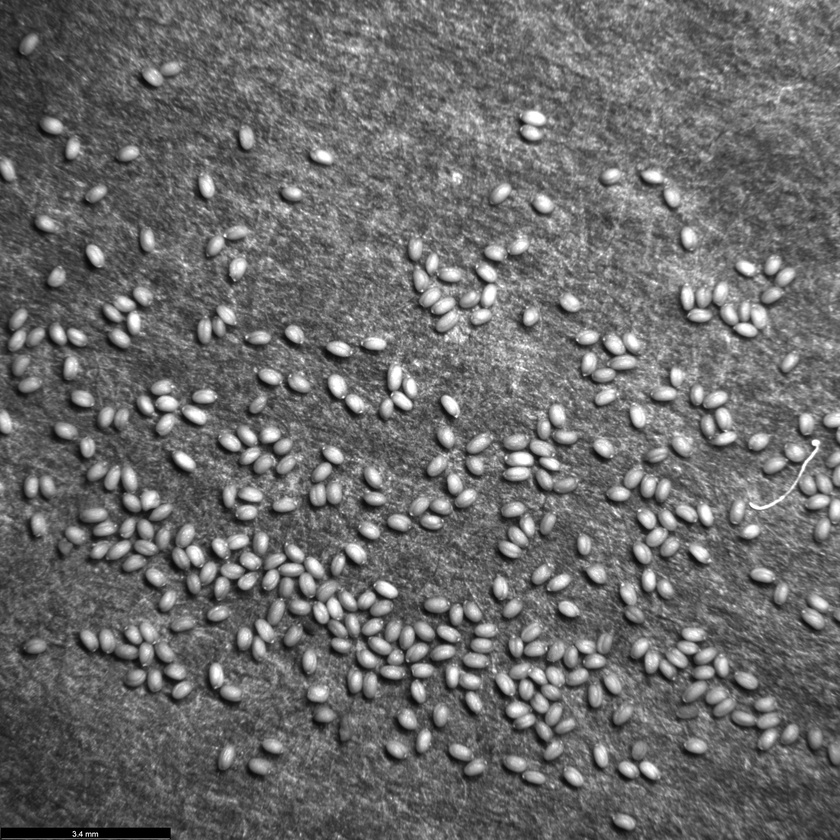
#> input picture images/VZ254_Brightfield.jpg, 840 x 840 px, shrunk from 2048 x 2048 before the run, given in place of VZ254_Brightfield.tif, which was not available
$ python bg_pre.py
#> lines starting #> are read from the running program, lines starting #| are printed output that depends on the picture; after the words box and inside, x2 and y2 are one past the last pixel; in counts of white or black regions, pixels touching at a corner belong together; pictures that were not available may be replaced by others from this repository, and a replacement may not be noted
import cv2
import numpy as np
from skimage.measure import label, regionprops
import matplotlib.pyplot as plt

def count_seeds(image_path):
    # Load the image
#> called with image_path = 'images/VZ254_Brightfield.tif'
    image = cv2.imread(image_path, cv2.IMREAD_GRAYSCALE)
#> image is the input picture: shape (840, 840); min 0, max 255, mean 107.5

    # Adaptive thresholding to segment objects
    thresh = cv2.adaptiveThreshold(image,255,cv2.ADAPTIVE_THRESH_GAUSSIAN_C,\
            cv2.THRESH_BINARY,11,2)
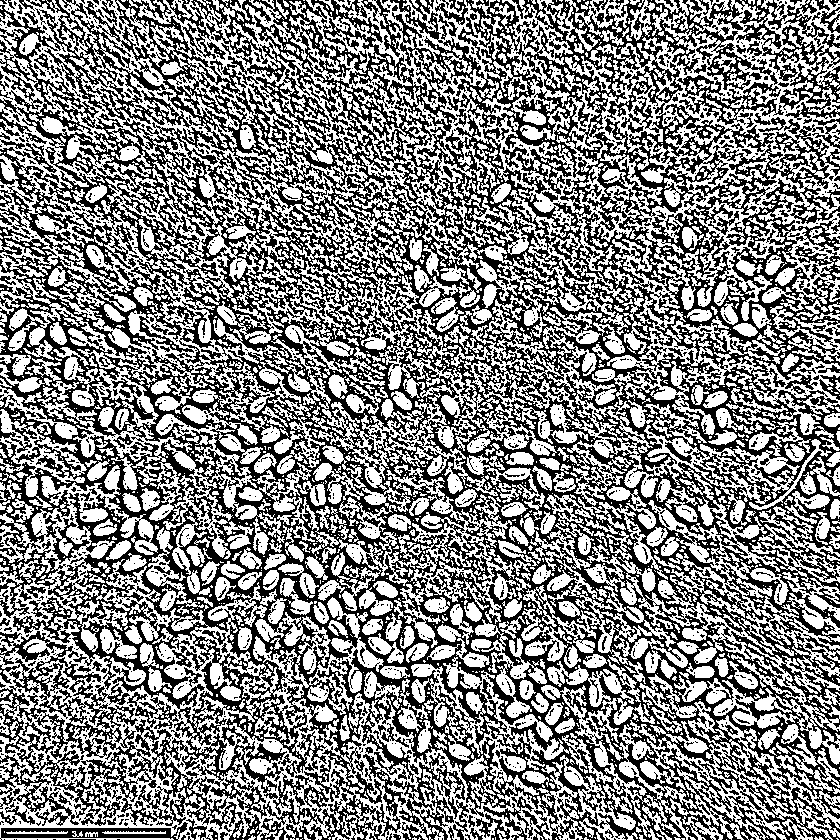
#> thresh: shape (840, 840); 51.8% white; 2221 black regions (1944 under 20 px), largest, box (x1, y1, x2, y2) and area: (0, 0, 840, 840) 306170, (735, 0, 840, 120) 4001, (677, 75, 784, 125) 1638

    # Morphological operations to remove noise
    kernel = np.ones((3,3),np.uint8)
    opening = cv2.morphologyEx(thresh, cv2.MORPH_OPEN, kernel, iterations = 2)
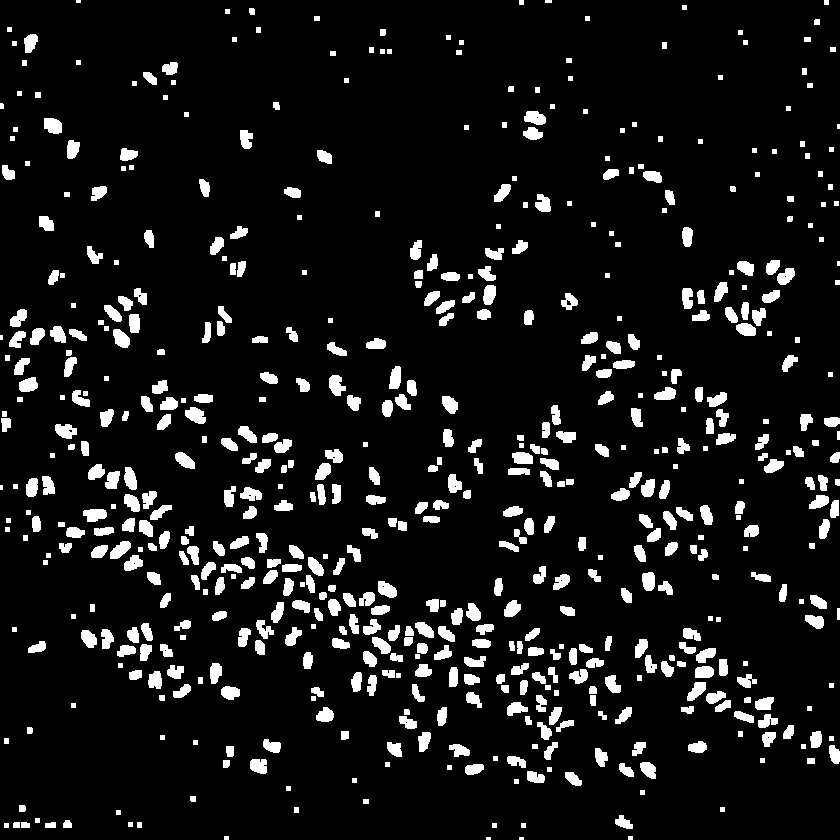
#> opening: shape (840, 840); 8.8% white; 606 white regions (7 under 20 px), largest, box (x1, y1, x2, y2) and area: (185, 407, 206, 424) 246, (329, 375, 346, 396) 244, (83, 509, 107, 522) 243

    # Sure background area
    sure_bg = cv2.dilate(opening,kernel,iterations=3)
#> sure_bg: shape (840, 840); 22.1% white; 300 white regions, largest, box (x1, y1, x2, y2) and area: (176, 523, 497, 699) 18752, (632, 625, 781, 750) 6216, (85, 461, 175, 588) 5430

    # Finding sure foreground area
    dist_transform = cv2.distanceTransform(opening,cv2.DIST_L2,5)
    ret, sure_fg = cv2.threshold(dist_transform,0.7*dist_transform.max(),255,0)
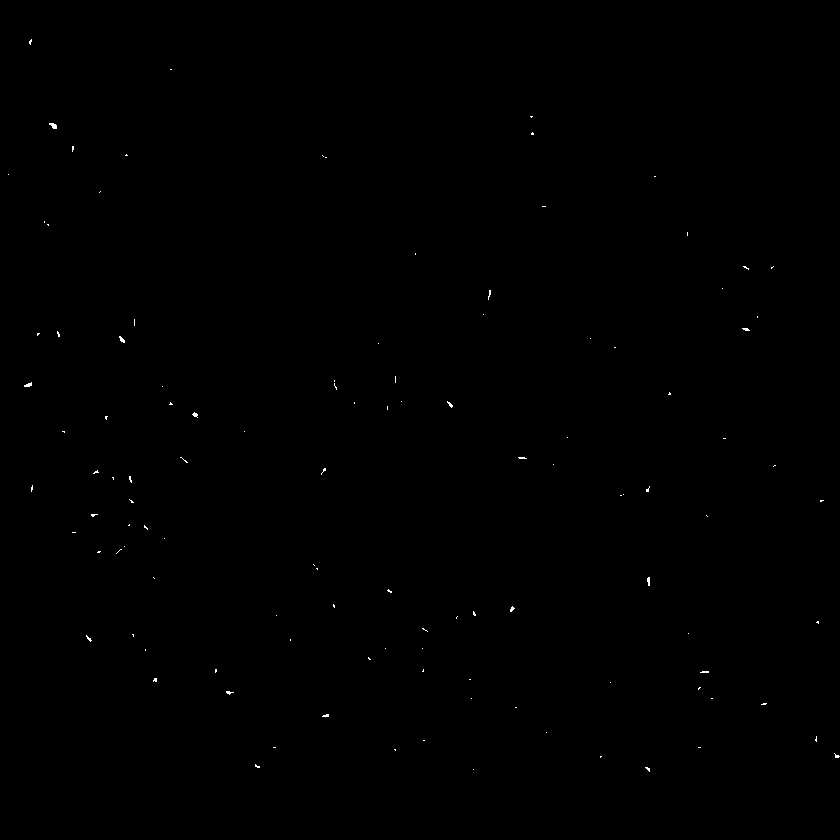
#> sure_fg: shape (840, 840) float32; 0.11% white in thin lines or dots, all inside (x1, y1, x2, y2) = (8, 39, 840, 772)
#> ret = 5.18

    # Finding unknown region
    sure_fg = np.uint8(sure_fg)
    unknown = cv2.subtract(sure_bg,sure_fg)
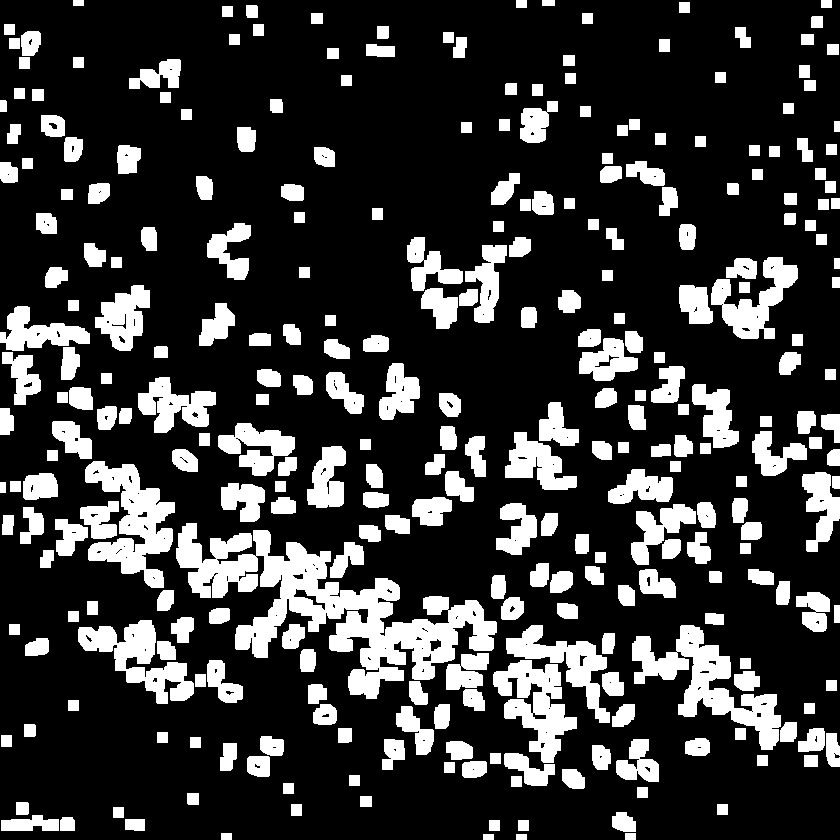
#> unknown: shape (840, 840); 22% white; 300 white regions, largest, box (x1, y1, x2, y2) and area: (176, 523, 497, 699) 18699, (632, 625, 781, 750) 6183, (85, 461, 175, 588) 5366

    # Marker labelling
    ret, markers = cv2.connectedComponents(sure_fg)
#> markers: shape (840, 840) int32; 116 distinct labels, from 0 to 115
#> ret = 116

    # Add one to all labels so that sure background is not 0, but 1
    markers = markers+1
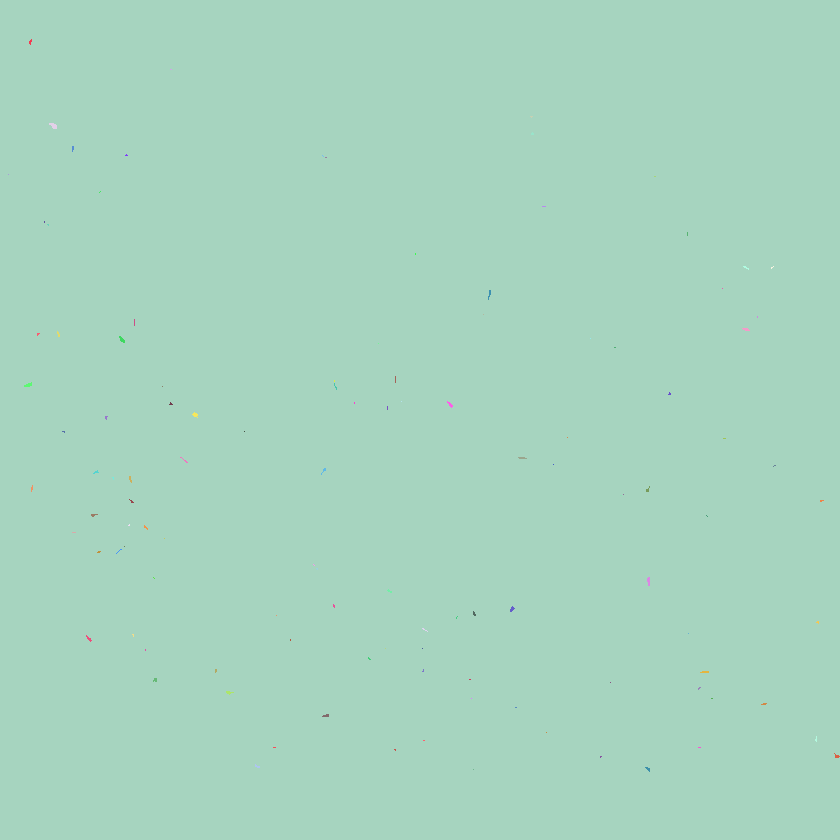
#> markers: shape (840, 840) int32; 116 distinct labels, from 1 to 116; one colour per label, 0 black

    # Now, mark the region of unknown with zero
    markers[unknown==255] = 0
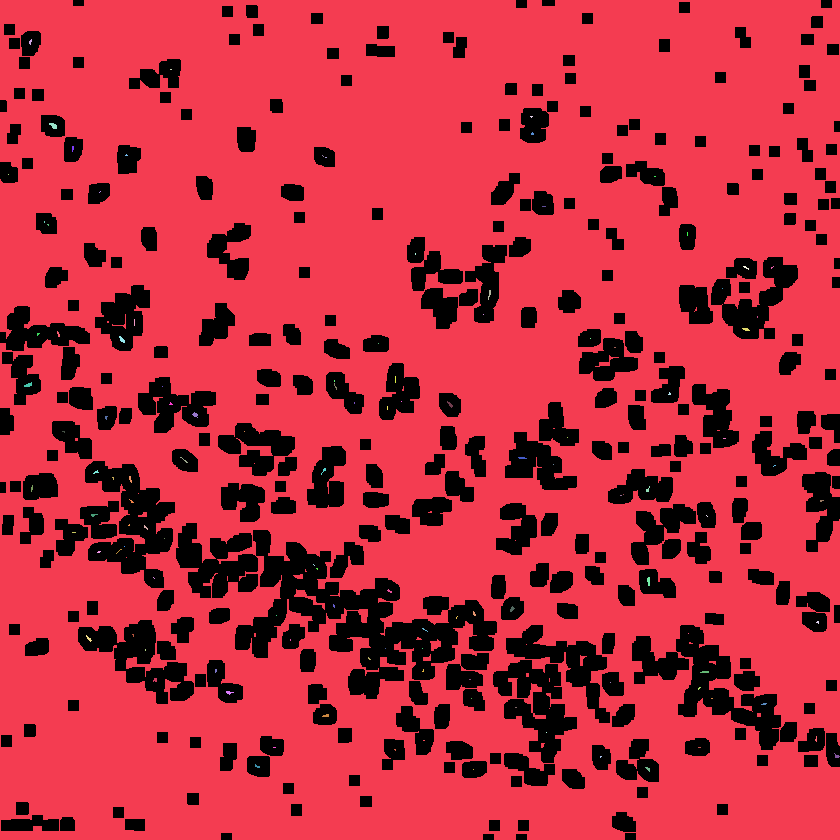
#> markers: shape (840, 840) int32; 117 distinct labels, from 0 to 116; one colour per label, 0 black

#> (the run stopped early here; a loop or call above may not have finished)
